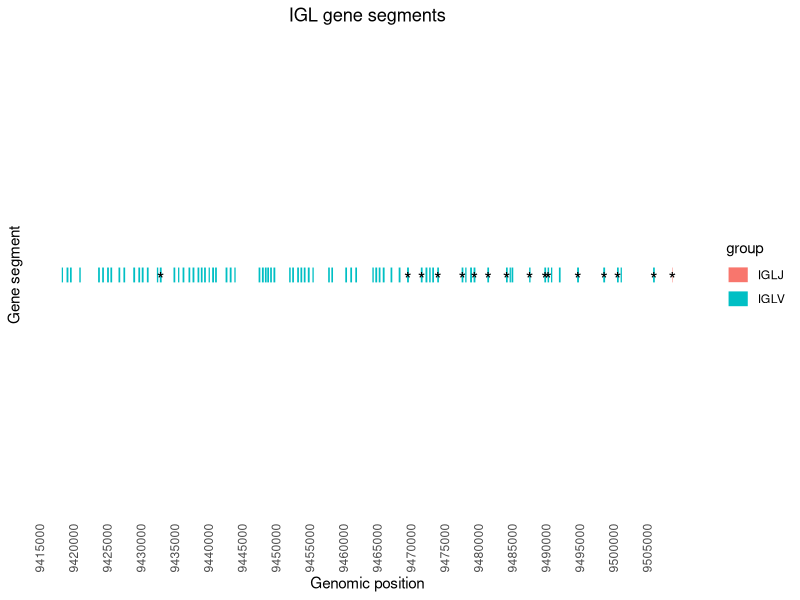

The R script that drew this image:
library(ggplot2)
library(reshape2)

IGLV <- read.table("result/PotentialLV.tsv")
IGLV <- data.frame(start = IGLV$sstart, end = IGLV$send, group = "IGLV", has_sig = IGLV$has_sig)

IGLJ <- data.frame(start = c(9508724), end = c(9508789), group = "IGLJ", has_sig = "True")

IGL <- rbind(IGLV, IGLJ)
IGL[c('start', 'end')] <- lapply(IGL[c('start', 'end')], as.numeric)

class(IGL$start)

ggplot(IGL, aes(x = start, xend = end, y = 1, yend = 1, color = group)) +
  geom_segment(size = 5) +
  geom_text(data = IGL[IGL$has_sig == "True",], aes(x = (start + end)/2, y = 1, label = "*"), size = 5, vjust = .8, color = 'black') +
  theme_minimal() +
  theme(axis.text.x = element_text(angle = 90, vjust = 0.5, hjust=1),
        axis.text.y = element_blank(),
        panel.grid.major = element_blank(),
        panel.grid.minor = element_blank()) +
  scale_x_continuous(breaks = seq(0, max(IGL$end) , by = 5000)) +
  labs(title = "IGL gene segments",
       x = "Genomic position",
       y = "Gene segment") +
  theme(plot.title = element_text(hjust = 0.5))
